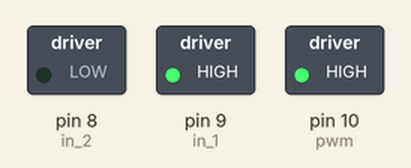
A sketch run on a simulated Arduino Uno, built with avr-gcc and run on an emulated ATmega328P. Parts: switched loads named in the sketch (green lamp = pin HIGH).

Above: at 1.5 s.
At 3.5 s:
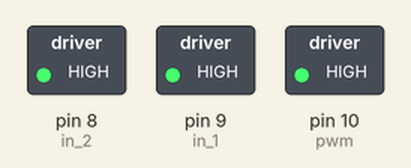
At 5.5 s:
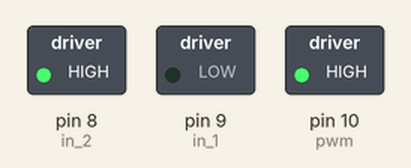
Timing chart, 0 to 9.2 s (numbered marks = the images above):
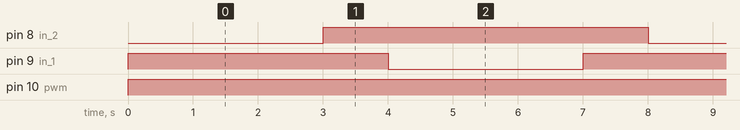

Measured:
- by itself, pin 8 (in_2): alternates HIGH for 5.0 s and LOW for 3.0 s
- by itself, pin 9 (in_1): repeats every 8.0 s: LOW 3.0 s, HIGH 5.0 s
- by itself, pin 10 (pwm): LOW → HIGH at 0.00 s

The sketch:

project-05_motor1.ino
```cpp
const int pwm = 10 ;  //initializing pin 2 as pwm
const int in_1 = 9 ;
const int in_2 = 8 ;

//For providing logic to L298 IC to choose the direction of the DC motor

void setup()
{
pinMode(pwm,OUTPUT) ;   //we have to set PWM pin as output
pinMode(in_1,OUTPUT) ;  //Logic pins are also set as output
pinMode(in_2,OUTPUT) ;
}

void loop()
{
//For Clock wise motion , in_1 = High , in_2 = Low

digitalWrite(in_1,HIGH) ;
digitalWrite(in_2,LOW) ;
analogWrite(pwm,255) ;

/*setting pwm of the motor to 255
we can change the speed of rotaion
by chaning pwm input but we are only
using arduino so we are using higest
value to driver the motor  */

//Clockwise for 3 secs
delay(3000) ;

//For brake
digitalWrite(in_1,HIGH) ;
digitalWrite(in_2,HIGH) ;
delay(1000) ;

//For Anti Clock-wise motion - IN_1 = LOW , IN_2 = HIGH
digitalWrite(in_1,LOW) ;
digitalWrite(in_2,HIGH) ;
delay(3000) ;

//For brake
digitalWrite(in_1,HIGH) ;
digitalWrite(in_2,HIGH) ;
delay(1000) ;
 }
```
